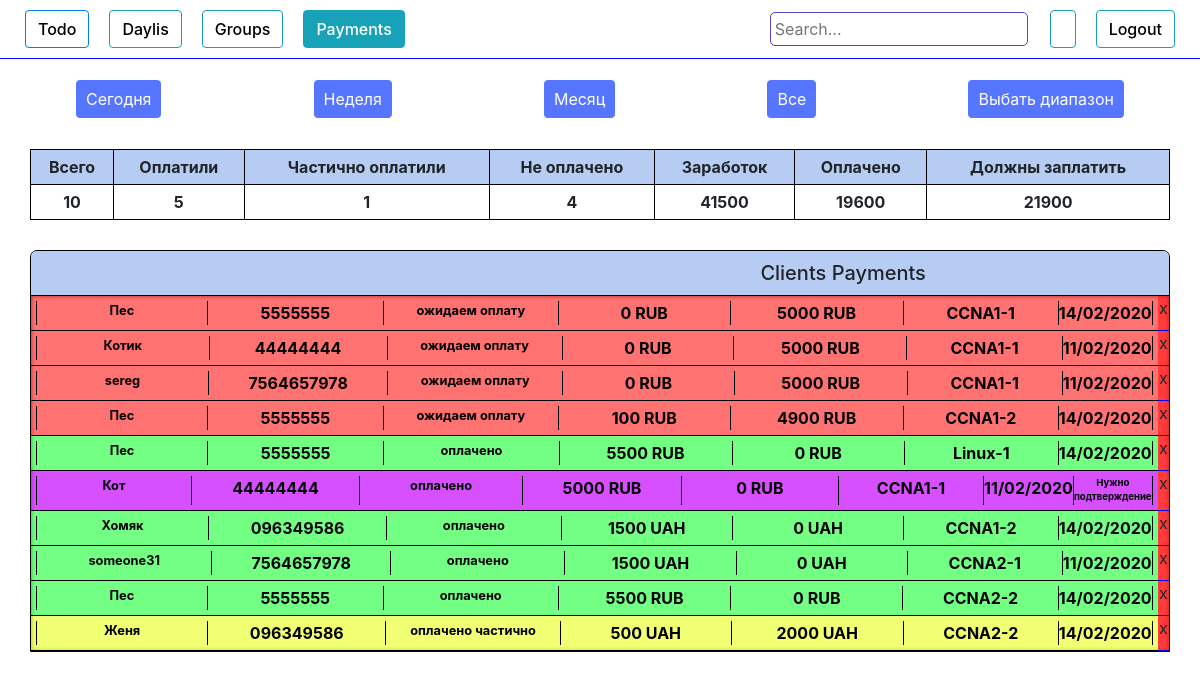
/pay_filter/2, run on an earlier commit of the app's database.
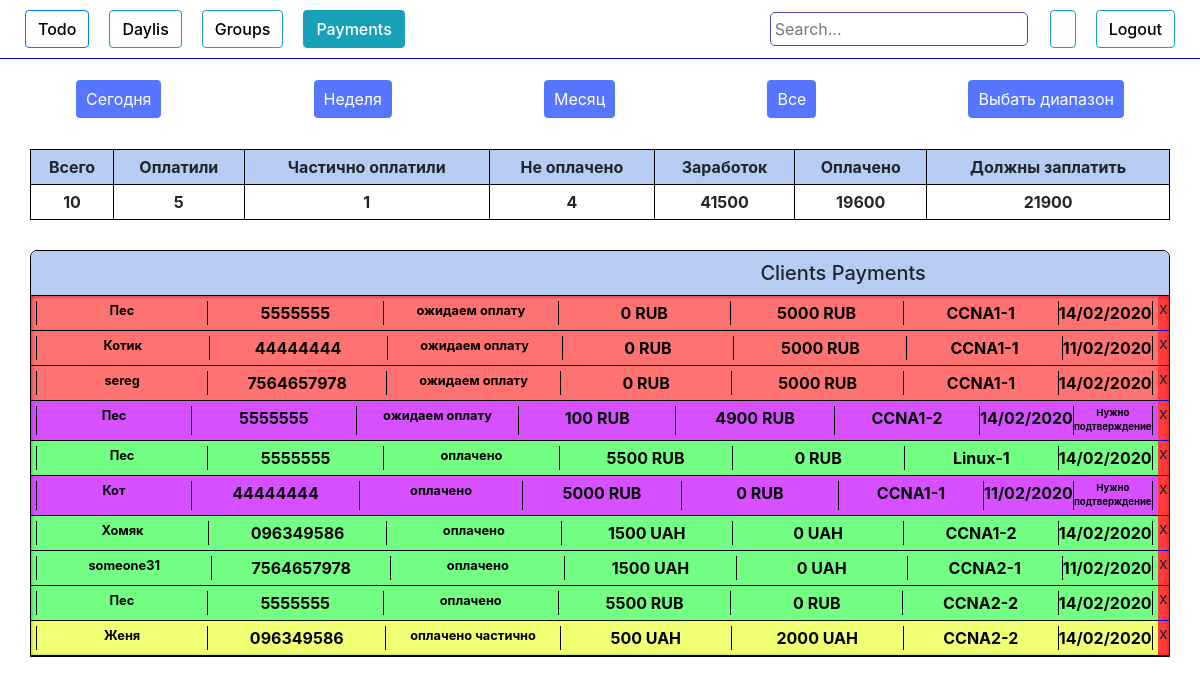
And on a later commit of the database.
### authorization/models.py (models this page shows, shortened)
class People(models.Model):
    add_date        = models.DateTimeField(blank=True, null=True)
    name            = models.CharField(max_length=100, blank=True)
    phone           = models.CharField(max_length=100, blank=True)
    email           = models.CharField(max_length=100, blank=True)
    course          = models.ForeignKey(Course, on_delete=models.DO_NOTHING)
    country         = models.CharField(max_length=100, blank=True)
    university      = models.CharField(max_length=100, blank=True)
    work            = models.CharField(max_length=100, blank=True)
    where_from      = models.CharField(max_length=100, blank=True)
    ip              = models.CharField(max_length=100, blank=True)
    currency        = models.CharField(max_length=100, blank=True)
    course_price    = models.IntegerField(blank=True, null=True)
    comments        = models.TextField(blank=True)
    wishes          = models.TextField(blank=True)
    callback_time   = models.DateTimeField(blank=True, null=True)
    group           = models.ForeignKey(Group, on_delete=models.DO_NOTHING, null=True, blank=True)
    request_status  = models.CharField(max_length=100, blank=True)
    need_confirm  = models.BooleanField(blank=True, null=True)
    first_payment_date   = models.DateTimeField(blank=True, null=True)
    full_payment_date  = models.DateTimeField(blank=True, null=True)
    payment_history = models.TextField(blank=True)
    total_payment   = models.IntegerField(blank=True, null=True)
    obligation      = models.IntegerField(blank=True, null=True)
    def is_called(self):
        if self.request_status == 'оплачено частично' or self.request_status == 'ожидаем оплату' or self.request_status == 'оплачено':
            return True
        else:
            return False
    def call_status(self):
        if self.request_status != 'перезвонить':
            return False
        else :
            return True
    def is_full_payed(self):
        return (self.request_status == 'оплачено')
    def is_particaly_payed(self):
        return (self.request_status == 'оплачено частично')
    def is_not_payed(self):
        return (self.request_status == 'ожидаем оплату')
    def is_need_confirm(self):
        return (self.need_confirm)
    def get_date(self):
        return self.add_date.strftime('%d/%m/%Y')

class Group(models.Model):
    name            = models.CharField(max_length=100, blank=True)
    created_date    = models.DateTimeField(blank=True, null=True)
    course          = models.ForeignKey(Course, on_delete=models.DO_NOTHING, null=True)
    active          = models.BooleanField(default=True)
    time_start      = models.DateTimeField(blank=True, null=True)
    time_end        = models.DateTimeField(blank=True, null=True)
    def __str__(self):
        return self.name

### authorization/views.py (the view)
# urls.py: path('pay_filter/<int:pk>', views.pay_filter, name='pay_filter'),
def pay_filter(request, pk):
    list_payments = People.objects.order_by('request_status','group', 'obligation', )
    formcheck = 1
    submitbutton= request.POST.get("submit")
    start_date = date.today()
    end_date = 0
    form = DateForm(request.POST or None)
    if form.is_valid():
            start_date = form.cleaned_data.get("start_date")
            end_date = form.cleaned_data.get("end_date") + timedelta(minutes=60*24)
    if start_date == None:
        start_date = datetime.now() - timedelta(minutes=60*24*12000)
    if  end_date == None:
            end_date = datetime.now()
    if submitbutton:
        print("submit")
        list_payments = list_payments.filter(Q(add_date__gte = start_date) & Q(add_date__lte= end_date) )
    if pk == 1:  #today
        now = datetime.today() - timedelta(minutes=60)
        print(now)
        list_payments = list_payments.filter(Q(add_date__gte = now))
        print(list_payments)
    elif pk == 2:  #7 days
        now = datetime.today() - timedelta(minutes=60*24*7)
        list_payments = list_payments.filter(Q(add_date__gte = now))
    elif pk == 3:  # 30 days
        now = datetime.today() - timedelta(minutes=60*24*30)
        list_payments = list_payments.filter(Q(add_date__gte = now))
    elif pk == 5:
        formcheck = 2
    elif pk == 6:
        formcheck = 1
    money_all = list_payments.filter(Q(request_status='оплачено') |
                                            Q(request_status='оплачено частично') |
                                            Q(request_status='ожидаем оплату')).aggregate(money_all=Sum(F('course_price')))
    money_all_num = money_all['money_all']
    print(money_all_num, "все деньги")
    money_paid = list_payments.filter(Q(request_status='оплачено') |
                                            Q(request_status='оплачено частично') |
                                            Q(request_status='ожидаем оплату')).aggregate(money_paid=Sum(F('total_payment')))
    money_paid_num = money_paid['money_paid']
    print(money_paid_num, "Заплатили")
    if money_all_num == None:
        money_all_num = 0
    if  money_paid_num == None:
            money_paid_num = 0
    money_will_num =  money_all_num - money_paid_num
    print(money_will_num ,"Заплатят")
    people_done = list_payments.filter(Q(request_status='оплачено')).count()
    people_partially = list_payments.filter(Q(request_status='оплачено частично')).count()
    people_waiting = list_payments.filter(Q(request_status='ожидаем оплату')).count()
    people_all_num =  people_done + people_partially + people_waiting
    print(people_done)
    print(people_partially)
    print(people_waiting)
    context = {
        "list_payments":list_payments,
        'formcheck': formcheck,
        "money_all_num" : money_all_num,
        "money_paid_num" : money_paid_num,
        "money_will_num" : money_will_num,
        "people_done" : people_done,
        "people_partially" : people_partially,
        "people_waiting" : people_waiting,
        "people_all_num" : people_all_num,
        'form': form,
        'start_date': start_date,
        'end_date':end_date,
    }
    return render(request,"groups_payments.html",context)

### authorization/forms.py
class DateForm(forms.Form):
     start_date= forms.DateTimeField(input_formats=['%d/%m/%Y'], required=False, widget=forms.TextInput(attrs={"class":"myfield"}))
     end_date= forms.DateTimeField(input_formats=['%d/%m/%Y'], required=False, widget=forms.TextInput(attrs={"class":"myfield"}))

### authorization/templates/groups_payments.html (shortened to what the changed rows need)
{% load crispy_forms_tags %}
<!DOCTYPE html>
<html lang="en">
<head>
    <link rel="stylesheet" href="https://stackpath.bootstrapcdn.com/bootstrap/4.4.1/css/bootstrap.min.css">
    <link rel="stylesheet" href="https://cdnjs.cloudflare.com/ajax/libs/jquery-datetimepicker/2.5.20/jquery.datetimepicker.min.css" />
     {% load staticfiles %}
    <link rel="stylesheet" href="{% static 'style.css' %}" type="text/css">
</head>
<body>
    <table class="count_table"  cellpadding="5">
        <tr class="main_line">
            <th>Всего</th>
            <th>Оплатили</th>
            <th>Частично оплатили</th>
            <th>Не оплачено</th>
            <th>Заработок</th>
            <th>Оплачено</th>
            <th>Должны заплатить</th>
        </tr>
        <tr>
            <th class="center">{{people_all_num}}</th>
            <th class="center">{{people_done}}</th>
            <th class="center">{{people_partially}}</th>
            <th class="center">{{people_waiting}}</th>
            <th class="center">{{money_all_num}}</th>
            <th class="center">{{money_paid_num }}</th>
            <th class="center">{{money_will_num}}</th>
    </table>
    <div class="payment_tables">
        {% if list_payments %}
        <div class="table show table_pay" id="payment_tables">
            <div class="table_content show" id='table_payments_content'>
                {% for item in list_payments %} {% if item.is_called %}
                <div class="item" id="{{item.email}}">
                    <a class="gr-a" href="{% url 'group_payments_update' item.id %}" target="_blank" onClick="popupWin = window.open(this.href, 'Window', 'location,width=720,height=800,top=200,left=300'); popupWin.focus(); return false;">
                        <div class="item_header" data-toggle="collapse" data-target="#item_description"  {% if item.is_need_confirm %} style="background-color: rgba(195, 0, 255, 0.685);"
                            {% endif %} {% if item.is_full_payed %} style="background-color: rgba(0, 255, 34, 0.554);" {% endif %} {% if item.is_particaly_payed %} style="background-color: rgba(229, 255, 0, 0.554);" {% endif %} {% if item.is_not_payed %}
                            style="background-color: rgba(255, 0, 0, 0.554);" {% endif %}>
                            <table class="item_payment_table" style="width:100%">
                                <tr>
                                    <th>
                                        <div style="font-size: 0.8rem;" class="name">{{item.name}}</div>
                                    </th>
                                    <th>
                                        <div class="phone">{{item.phone}}</div>
                                    </th>
                                    <th>
                                        <div style="font-size: 0.8rem;" class="request_status">{{item.request_status}}</div>
                                    </th>
                                    <th>
                                        <div class="total_payment">{{item.total_payment}} {{item.currency}}</div>
                                    </th>
                                    <th>
                                        <div class="obligation">{{item.obligation}} {{item.currency}}</div>
                                    </th>
                                    <th>
                                        <div class="obligation">{{item.group}}</div>
                                    </th>
                                    <th>
                                        <div class="obligation">{{item.get_date}}</div>
                                    </th>
                                    {% if item.is_need_confirm %}
                                    <th>
                                        <div class="is_need_confirm" style="font-size: 0.6rem;">Нужно подтверждение</div>
                                    </th>
                                    {% endif %}
                                </tr>
                            </table>
                        </div>
                    </a>
                    <span id="del_btn" type="button" data-toggle="collapse" data-target="#ConfirmationFieldDel{{item.id}}" aria-expanded="false">x</span>
                </div>
                {% endif %} {% endfor %}
            </div>
        </div>
        {% else %}
        <h3 style="text-align: center;">Nothing</h3>
        {% endif %}
    </div>
</body>
</html>

What changed in the data, as far as the page shows it:
changed People "sereg": get_date "11/02/2020" → "14/02/2020"
changed People (number 4 of 10 on the later page): now shows "Нужно подтверждение"
